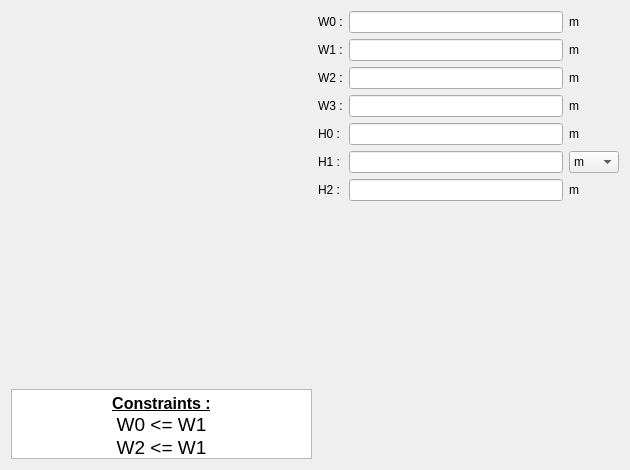
<?xml version="1.0" encoding="UTF-8"?>
<ui version="4.0">
 <class>PWSlot13</class>
 <widget class="QWidget" name="PWSlot13">
  <property name="geometry">
   <rect>
    <x>0</x>
    <y>0</y>
    <width>630</width>
    <height>470</height>
   </rect>
  </property>
  <property name="minimumSize">
   <size>
    <width>630</width>
    <height>470</height>
   </size>
  </property>
  <property name="maximumSize">
   <size>
    <width>16777215</width>
    <height>16777215</height>
   </size>
  </property>
  <property name="windowTitle">
   <string>Form</string>
  </property>
  <layout class="QHBoxLayout" name="horizontalLayout">
   <item>
    <layout class="QVBoxLayout" name="verticalLayout_2">
     <item>
      <widget class="QLabel" name="img_slot">
       <property name="sizePolicy">
        <sizepolicy hsizetype="Expanding" vsizetype="Expanding">
         <horstretch>0</horstretch>
         <verstretch>0</verstretch>
        </sizepolicy>
       </property>
       <property name="maximumSize">
        <size>
         <width>16777215</width>
         <height>16777215</height>
        </size>
       </property>
       <property name="text">
        <string/>
       </property>
       <property name="pixmap">
        <pixmap resource="../../../../Resources/pyleecan.qrc">:/images/images/MachineSetup/WSlot/Slot 13.PNG</pixmap>
       </property>
       <property name="scaledContents">
        <bool>true</bool>
       </property>
      </widget>
     </item>
     <item>
      <widget class="QTextEdit" name="txt_constraint">
       <property name="sizePolicy">
        <sizepolicy hsizetype="Expanding" vsizetype="Fixed">
         <horstretch>0</horstretch>
         <verstretch>0</verstretch>
        </sizepolicy>
       </property>
       <property name="maximumSize">
        <size>
         <width>16777215</width>
         <height>70</height>
        </size>
       </property>
       <property name="verticalScrollBarPolicy">
        <enum>Qt::ScrollBarAlwaysOff</enum>
       </property>
       <property name="html">
        <string>&lt;!DOCTYPE HTML PUBLIC &quot;-//W3C//DTD HTML 4.0//EN&quot; &quot;http://www.w3.org/TR/REC-html40/strict.dtd&quot;&gt;
&lt;html&gt;&lt;head&gt;&lt;meta name=&quot;qrichtext&quot; content=&quot;1&quot; /&gt;&lt;style type=&quot;text/css&quot;&gt;
p, li { white-space: pre-wrap; }
&lt;/style&gt;&lt;/head&gt;&lt;body style=&quot; font-family:'MS Shell Dlg 2'; font-size:7.8pt; font-weight:400; font-style:normal;&quot;&gt;
&lt;p align=&quot;center&quot; style=&quot; margin-top:0px; margin-bottom:0px; margin-left:0px; margin-right:0px; -qt-block-indent:0; text-indent:0px;&quot;&gt;&lt;span style=&quot; font-size:12pt; font-weight:600; text-decoration: underline;&quot;&gt;Constraints :&lt;/span&gt;&lt;/p&gt;
&lt;p align=&quot;center&quot; style=&quot; margin-top:0px; margin-bottom:0px; margin-left:0px; margin-right:0px; -qt-block-indent:0; text-indent:0px;&quot;&gt;&lt;span style=&quot; font-size:14pt;&quot;&gt;W0 &amp;lt;= W1&lt;/span&gt;&lt;/p&gt;
&lt;p align=&quot;center&quot; style=&quot; margin-top:0px; margin-bottom:0px; margin-left:0px; margin-right:0px; -qt-block-indent:0; text-indent:0px;&quot;&gt;&lt;span style=&quot; font-size:14pt;&quot;&gt;W2 &amp;lt;= W1&lt;/span&gt;&lt;/p&gt;&lt;/body&gt;&lt;/html&gt;</string>
       </property>
       <property name="textInteractionFlags">
        <set>Qt::TextSelectableByKeyboard|Qt::TextSelectableByMouse</set>
       </property>
      </widget>
     </item>
    </layout>
   </item>
   <item>
    <layout class="QVBoxLayout" name="verticalLayout">
     <item>
      <layout class="QGridLayout" name="gridLayout">
       <item row="0" column="0">
        <widget class="QLabel" name="in_W0">
         <property name="text">
          <string>W0 :</string>
         </property>
        </widget>
       </item>
       <item row="0" column="1">
        <widget class="FloatEdit" name="lf_W0"/>
       </item>
       <item row="0" column="2">
        <widget class="QLabel" name="unit_W0">
         <property name="text">
          <string>m</string>
         </property>
        </widget>
       </item>
       <item row="1" column="0">
        <widget class="QLabel" name="in_W1">
         <property name="text">
          <string>W1 :</string>
         </property>
        </widget>
       </item>
       <item row="1" column="1">
        <widget class="FloatEdit" name="lf_W1"/>
       </item>
       <item row="1" column="2">
        <widget class="QLabel" name="unit_W1">
         <property name="text">
          <string>m</string>
         </property>
        </widget>
       </item>
       <item row="2" column="0">
        <widget class="QLabel" name="in_W2">
         <property name="text">
          <string>W2 :</string>
         </property>
        </widget>
       </item>
       <item row="2" column="1">
        <widget class="FloatEdit" name="lf_W2"/>
       </item>
       <item row="2" column="2">
        <widget class="QLabel" name="unit_W2">
         <property name="text">
          <string>m</string>
         </property>
        </widget>
       </item>
       <item row="3" column="0">
        <widget class="QLabel" name="in_W3">
         <property name="text">
          <string>W3 :</string>
         </property>
        </widget>
       </item>
       <item row="3" column="1">
        <widget class="FloatEdit" name="lf_W3"/>
       </item>
       <item row="3" column="2">
        <widget class="QLabel" name="unit_W3">
         <property name="text">
          <string>m</string>
         </property>
        </widget>
       </item>
       <item row="4" column="0">
        <widget class="QLabel" name="in_H0">
         <property name="text">
          <string>H0 :</string>
         </property>
        </widget>
       </item>
       <item row="4" column="1">
        <widget class="FloatEdit" name="lf_H0"/>
       </item>
       <item row="4" column="2">
        <widget class="QLabel" name="unit_H0">
         <property name="text">
          <string>m</string>
         </property>
        </widget>
       </item>
       <item row="5" column="0">
        <widget class="QLabel" name="in_H1">
         <property name="text">
          <string>H1 :</string>
         </property>
        </widget>
       </item>
       <item row="5" column="1">
        <widget class="FloatEdit" name="lf_H1"/>
       </item>
       <item row="5" column="2">
        <widget class="QComboBox" name="c_H1_unit">
         <item>
          <property name="text">
           <string>m</string>
          </property>
         </item>
         <item>
          <property name="text">
           <string>rad</string>
          </property>
         </item>
         <item>
          <property name="text">
           <string>deg</string>
          </property>
         </item>
        </widget>
       </item>
       <item row="6" column="0">
        <widget class="QLabel" name="in_H2">
         <property name="text">
          <string>H2 :</string>
         </property>
        </widget>
       </item>
       <item row="6" column="1">
        <widget class="FloatEdit" name="lf_H2"/>
       </item>
       <item row="6" column="2">
        <widget class="QLabel" name="unit_H2">
         <property name="text">
          <string>m</string>
         </property>
        </widget>
       </item>
      </layout>
     </item>
     <item>
      <widget class="WWSlotOut" name="w_out" native="true"/>
     </item>
    </layout>
   </item>
  </layout>
 </widget>
 <customwidgets>
  <customwidget>
   <class>FloatEdit</class>
   <extends>QLineEdit</extends>
   <header>pyleecan.GUI/Tools/FloatEdit.h</header>
  </customwidget>
  <customwidget>
   <class>WWSlotOut</class>
   <extends>QWidget</extends>
   <header>pyleecan.GUI.Dialog.DMachineSetup.SWSlot.WWSlotOut.WWSlotOut.h</header>
   <container>1</container>
  </customwidget>
 </customwidgets>
 <tabstops>
  <tabstop>lf_W0</tabstop>
  <tabstop>lf_W1</tabstop>
  <tabstop>lf_W2</tabstop>
  <tabstop>lf_W3</tabstop>
  <tabstop>lf_H0</tabstop>
  <tabstop>lf_H1</tabstop>
  <tabstop>c_H1_unit</tabstop>
  <tabstop>lf_H2</tabstop>
  <tabstop>txt_constraint</tabstop>
 </tabstops>
 <resources>
  <include location="../../../../Resources/pyleecan.qrc"/>
 </resources>
 <connections/>
</ui>
